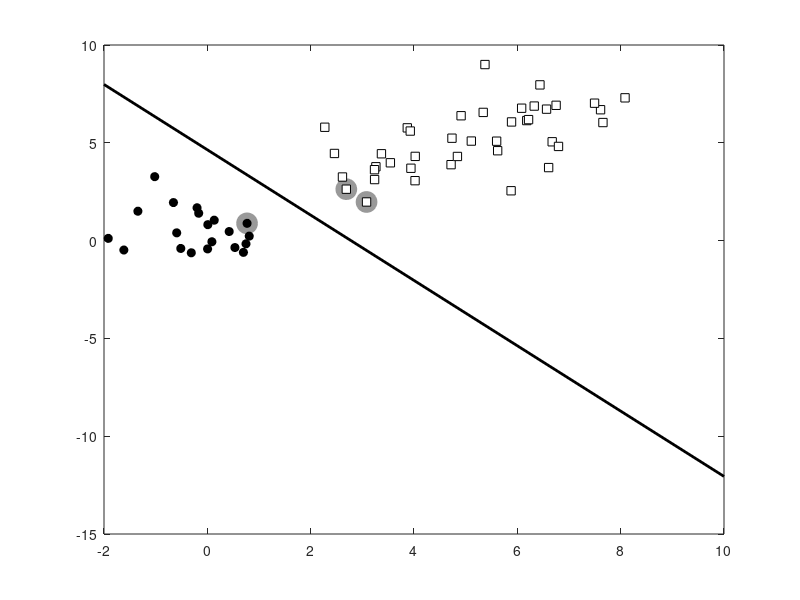

Here is the MATLAB script that generated this plot:
clear all;close all;
x = [randn(20,2);randn(20,2)+4;randn(20,2)+6];
t = [repmat(-1,20,1);repmat(1,20,1);repmat(1,20,1)];
ma = {'ko','ks'};
fc = {[0 0 0],[1 1 1]};
tv = unique(t);
figure(1); hold off
for i = 1:length(tv)
    pos = find(t==tv(i));
    plot(x(pos,1),x(pos,2),ma{i},'markerfacecolor',fc{i});
    hold on
end
N = size(x,1);
K = x*x';
H = (t*t').*K + 1e-5*eye(N);
f = repmat(1,N,1);
A = [];b = [];
LB = repmat(0,N,1); UB = repmat(inf,N,1);
Aeq = t';beq = 0;

% Following line runs the SVM
alpha = quadprog(H,-f,A,b,Aeq,beq,LB,UB);
% Compute the bias
fout = sum(repmat(alpha.*t,1,N).*K,1)';
pos = find(alpha>1e-6);
b = mean(t(pos)-fout(pos));
figure(1);hold off
pos = find(alpha>1e-6);
plot(x(pos,1),x(pos,2),'ko','markersize',15,'markerfacecolor',[0.6 0.6 0.6],...
    'markeredgecolor',[0.6 0.6 0.6]);
hold on
for i = 1:length(tv)
    pos = find(t==tv(i));
    plot(x(pos,1),x(pos,2),ma{i},'markerfacecolor',fc{i});
end

xp = xlim;
% Because this is a linear SVM, we can compute w and plot the decision
% boundary exactly.
w = sum(repmat(alpha.*t,1,2).*x,1)';
yp = -(b + w(1)*xp)/w(2);
plot(xp,yp,'k','linewidth',2)